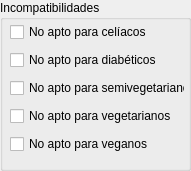
      <widget class="QGroupBox" name="groupBox_incompatibilidades">
       <property name="geometry">
        <rect>
         <x>470</x>
         <y>10</y>
         <width>191</width>
         <height>171</height>
        </rect>
       </property>
       <property name="title">
        <string>Incompatibilidades</string>
       </property>
       <widget class="QWidget" name="verticalLayoutWidget_2">
        <property name="geometry">
         <rect>
          <x>10</x>
          <y>20</y>
          <width>175</width>
          <height>141</height>
         </rect>
        </property>
        <layout class="QVBoxLayout" name="verticalLayout_incompatibilidades">
         <item>
          <widget class="QCheckBox" name="checkBox_celiaco">
           <property name="text">
            <string>No apto para celíacos</string>
           </property>
          </widget>
         </item>
         <item>
          <widget class="QCheckBox" name="checkBox_diabetico">
           <property name="text">
            <string>No apto para diabéticos</string>
           </property>
          </widget>
         </item>
         <item>
          <widget class="QCheckBox" name="checkBox_semivegetariano">
           <property name="text">
            <string>No apto para semivegetarianos</string>
           </property>
          </widget>
         </item>
         <item>
          <widget class="QCheckBox" name="checkBox_vegetariano">
           <property name="text">
            <string>No apto para vegetarianos</string>
           </property>
          </widget>
         </item>
         <item>
          <widget class="QCheckBox" name="checkBox_vegano">
           <property name="text">
            <string>No apto para veganos</string>
           </property>
          </widget>
         </item>
        </layout>
       </widget>
      </widget>
